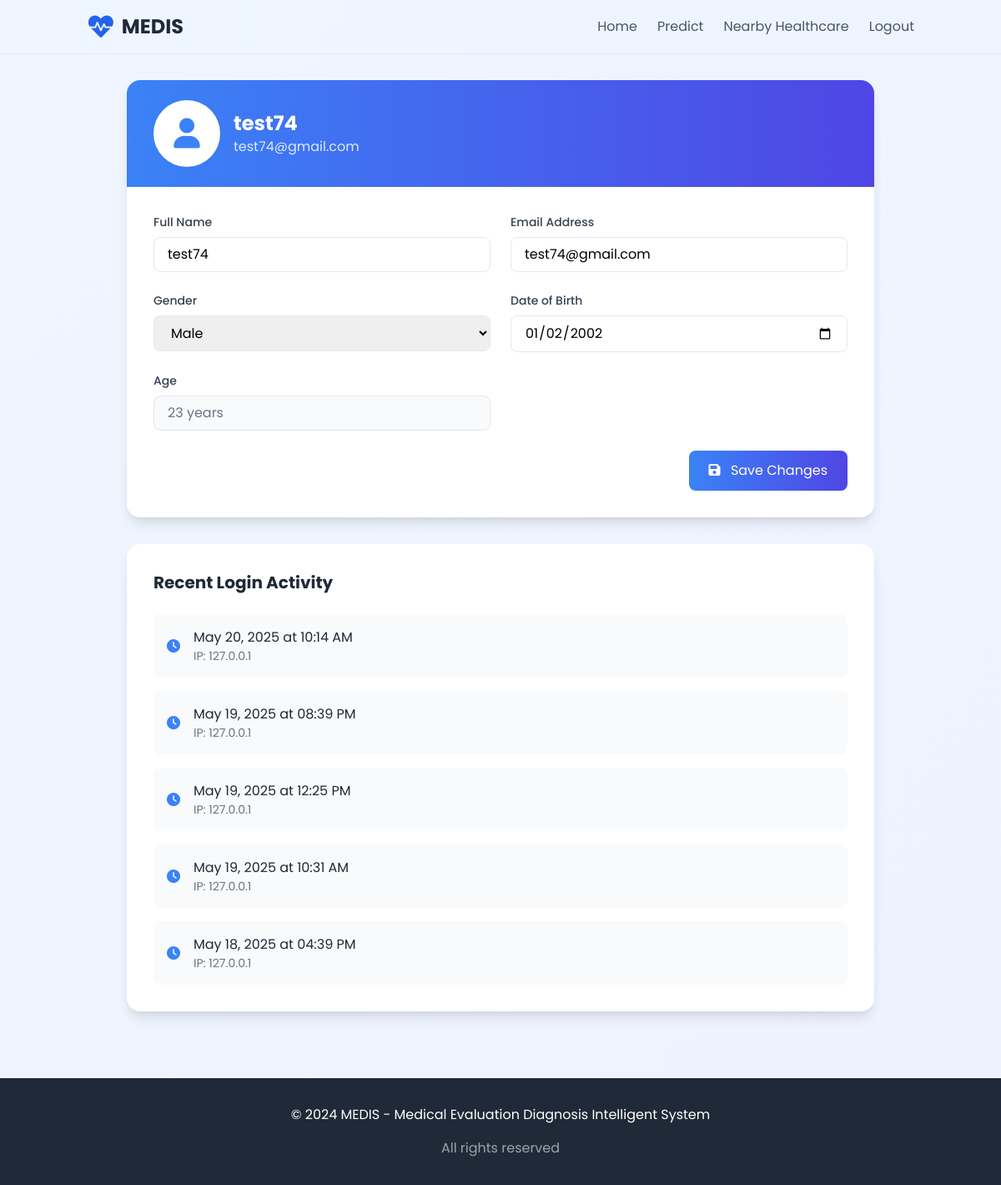
Page /profile (signed in) on the earlier database version.
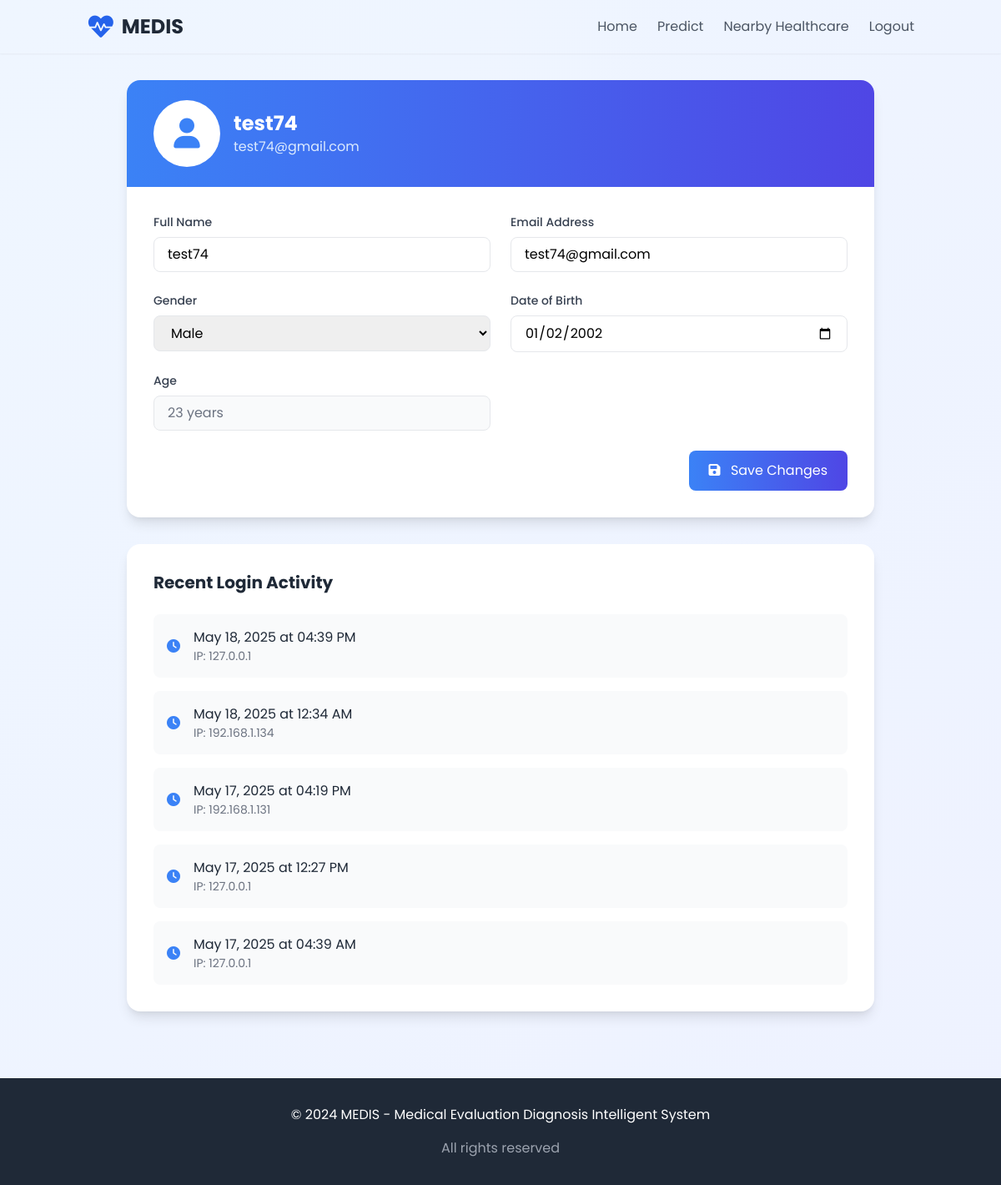
Same page on the later database version.
### database/models.py (models this page shows)
class User(Base):
    __tablename__ = 'users'
    id = Column(Integer, primary_key=True)
    name = Column(String(100), nullable=False)
    email = Column(String(120), unique=True, nullable=False)
    hashed_password = Column(String(255), nullable=False)  # Changed from password to hashed_password
    gender = Column(String(20))
    date_of_birth = Column(Date)
    created_at = Column(DateTime, default=datetime.utcnow)
    updated_at = Column(DateTime, default=datetime.utcnow, onupdate=datetime.utcnow)
    is_active = Column(Boolean, default=True)
    login_history = relationship("LoginHistory", back_populates="user")

class LoginHistory(Base):
    __tablename__ = 'login_history'
    id = Column(Integer, primary_key=True)
    user_id = Column(Integer, ForeignKey('users.id'))
    login_time = Column(DateTime, default=datetime.utcnow)
    ip_address = Column(String(45))  # IPv6 can be up to 45 characters
    user = relationship("User", back_populates="login_history")

### frontend/server.py (the view, shortened to what this page needs)
@app.route('/profile', methods=['GET', 'POST'])
def profile():
    if 'user_id' not in session:
        return redirect(url_for('login'))
    db = get_session()
    try:
        user = db.query(User).filter(User.id == session['user_id']).first()
        if not user:
            session.pop('user_id', None)
            return redirect(url_for('login'))
        login_history = (db.query(LoginHistory)
                        .filter(LoginHistory.user_id == user.id)
                        .order_by(LoginHistory.login_time.desc())
                        .limit(5)
                        .all())
        user_data = {
            'name': user.name,
            'email': user.email,
            'gender': user.gender,
            'date_of_birth': user.date_of_birth.strftime('%Y-%m-%d') if user.date_of_birth else '',
            'age': calculate_age(user.date_of_birth)
        }
        return render_template('profile.html',
                             user=user_data,
                             login_history=login_history)
    finally:
        db.close()

### database/models.py (called while the page is built)
def get_session():
    return Session()

### frontend/server.py (called while the page is built)
def calculate_age(birthdate):
    if not birthdate:
        return None
    today = date.today()
    age = today.year - birthdate.year - ((today.month, today.day) < (birthdate.month, birthdate.day))
    return age

### frontend/templates/profile.html (shortened to what this page needs)
<!DOCTYPE html>
<html lang="en">
<head>
    <link href="https://cdn.jsdelivr.net/npm/tailwindcss@2.2.19/dist/tailwind.min.css" rel="stylesheet">
    <link rel="stylesheet" href="https://cdnjs.cloudflare.com/ajax/libs/font-awesome/6.0.0/css/all.min.css">
    <link rel="stylesheet" href="{{ url_for('static', filename='styles.css') }}">
</head>
<body class="bg-gradient-to-br from-blue-50 to-indigo-50 min-h-screen font-poppins">
    <header class="sticky top-0 z-50 bg-white/80 backdrop-blur-md shadow-sm">
        <nav class="container mx-auto px-4 py-4 flex justify-between items-center">
            <div class="flex items-center space-x-2">
                <i class="fas fa-heartbeat text-3xl text-blue-600"></i>
                <h1 class="text-2xl font-bold text-gray-800">MEDIS</h1>
            </div>
            <div class="flex space-x-6">
                <a href="/" class="text-gray-600 hover:text-blue-600 transition-colors">Home</a>
                <a href="/prediction" class="text-gray-600 hover:text-blue-600 transition-colors">Predict</a>
                <a href="/nearby" class="text-gray-600 hover:text-blue-600 transition-colors">Nearby Healthcare</a>
                <a href="/auth/logout" class="text-gray-600 hover:text-blue-600 transition-colors">Logout</a>
            </div>
        </nav>
    </header>
    <main class="container mx-auto px-4 py-8">
        <div class="max-w-4xl mx-auto">
            <div class="bg-white rounded-2xl shadow-lg overflow-hidden">
                <div class="bg-gradient-to-r from-blue-500 to-indigo-600 px-8 py-6">
                    <div class="flex items-center space-x-4">
                        <div class="w-20 h-20 bg-white rounded-full flex items-center justify-center">
                            <i class="fas fa-user text-4xl text-blue-500"></i>
                        </div>
                        <div class="text-white">
                            <h2 class="text-2xl font-bold">{{ user.name }}</h2>
                            <p class="text-blue-100">{{ user.email }}</p>
                        </div>
                    </div>
                </div>
                <form method="POST" class="p-8 space-y-6">
                    <div class="grid grid-cols-1 md:grid-cols-2 gap-6">
                        <div>
                            <label for="name" class="block text-sm font-medium text-gray-700 mb-2">Full Name</label>
                            <input type="text" id="name" name="name" value="{{ user.name }}"
                                   class="w-full px-4 py-2 border rounded-lg focus:ring-2 focus:ring-blue-500 focus:border-blue-500">
                        </div>
                        <div>
                            <label for="email" class="block text-sm font-medium text-gray-700 mb-2">Email Address</label>
                            <input type="email" id="email" name="email" value="{{ user.email }}"
                                   class="w-full px-4 py-2 border rounded-lg focus:ring-2 focus:ring-blue-500 focus:border-blue-500">
                        </div>
                        <div>
                            <label for="gender" class="block text-sm font-medium text-gray-700 mb-2">Gender</label>
                            <select id="gender" name="gender"
                                    class="w-full px-4 py-2 border rounded-lg focus:ring-2 focus:ring-blue-500 focus:border-blue-500">
                                <option value="male" {% if user.gender == 'male' %}selected{% endif %}>Male</option>
                            </select>
                        </div>
                        <div>
                            <label for="date_of_birth" class="block text-sm font-medium text-gray-700 mb-2">Date of Birth</label>
                            <input type="date" id="date_of_birth" name="date_of_birth" value="{{ user.date_of_birth }}"
                                   class="w-full px-4 py-2 border rounded-lg focus:ring-2 focus:ring-blue-500 focus:border-blue-500">
                        </div>
                        <div>
                            <label class="block text-sm font-medium text-gray-700 mb-2">Age</label>
                            <input type="text" value="{{ user.age }} years" readonly
                                   class="w-full px-4 py-2 bg-gray-50 border rounded-lg text-gray-500">
                        </div>
                    </div>
                    <div class="flex justify-end">
                        <button type="submit"
                                class="px-6 py-3 bg-gradient-to-r from-blue-500 to-indigo-600 text-white rounded-lg hover:from-blue-600 hover:to-indigo-700 focus:outline-none focus:ring-2 focus:ring-blue-500 focus:ring-offset-2 transform transition-all hover:scale-105">
                            <i class="fas fa-save mr-2"></i>
                            Save Changes
                        </button>
                    </div>
                </form>
            </div>
            <div class="mt-8 bg-white rounded-2xl shadow-lg p-8">
                <h3 class="text-xl font-bold text-gray-800 mb-6">Recent Login Activity</h3>
                <div class="space-y-4">
                    {% for login in login_history %}
                    <div class="flex items-center justify-between p-4 bg-gray-50 rounded-lg">
                        <div class="flex items-center space-x-4">
                            <i class="fas fa-clock text-blue-500"></i>
                            <div>
                                <p class="text-gray-800">{{ login.login_time.strftime('%B %d, %Y at %I:%M %p') }}</p>
                                <p class="text-sm text-gray-500">IP: {{ login.ip_address }}</p>
                            </div>
                        </div>
                    </div>
                    {% endfor %}
                </div>
            </div>
        </div>
    </main>
    <footer class="bg-gray-800 text-white py-8 mt-12">
        <div class="container mx-auto px-4">
            <div class="max-w-4xl mx-auto text-center">
                <p class="mb-4">&copy; 2024 MEDIS - Medical Evaluation Diagnosis Intelligent System</p>
                <p class="text-gray-400">All rights reserved</p>
            </div>
        </div>
    </footer>
</body>
</html>

### frontend/static/styles.css (style rules this page uses)
body { font-family: 'Poppins', sans-serif; }
header { animation: fadeIn 0.5s ease-out; }

Differences in the rows shown:
removed LoginHistory: login_time "May 20, 2025 at 10:14 AM", ip_address "127.0.0.1"
removed LoginHistory: login_time "May 19, 2025 at 08:39 PM", ip_address "127.0.0.1"
removed LoginHistory: login_time "May 19, 2025 at 12:25 PM", ip_address "127.0.0.1"
no longer on this page (row edited): LoginHistory: login_time "May 19, 2025 at 10:31 AM", ip_address "127.0.0.1"
now on this page (row unchanged): LoginHistory: login_time "May 18, 2025 at 12:34 AM", ip_address "192.168.1.134"
now on this page (row unchanged): LoginHistory: login_time "May 17, 2025 at 04:19 PM", ip_address "192.168.1.131"
now on this page (row unchanged): LoginHistory: login_time "May 17, 2025 at 12:27 PM", ip_address "127.0.0.1"
now on this page (row unchanged): LoginHistory: login_time "May 17, 2025 at 04:39 AM", ip_address "127.0.0.1"
